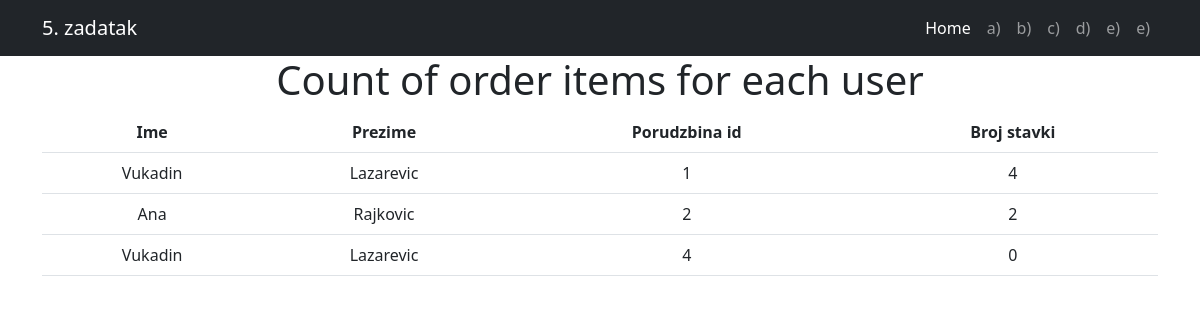
Page /peti_zadatak/countOfOrderItems.php on the committed database.
### tables this page shows
CREATE TABLE `orders` (
  `id` int(11) NOT NULL,
  `userId` int(11) NOT NULL,
  `value` float DEFAULT NULL,
  `dateCreate` datetime NOT NULL DEFAULT current_timestamp(),
  `dateEdit` datetime DEFAULT NULL
);

CREATE TABLE `users` (
  `id` int(11) NOT NULL,
  `ime` varchar(50) NOT NULL,
  `prezime` varchar(50) NOT NULL,
  `email` varchar(50) NOT NULL,
  `telefon` varchar(10) NOT NULL,
  `username` varchar(50) NOT NULL,
  `password` varchar(255) NOT NULL,
  `grad` varchar(50) NOT NULL,
  `postanski_broj` varchar(10) NOT NULL,
  `adresa` varchar(50) NOT NULL,
  `role` varchar(10) NOT NULL DEFAULT 'user',
  `last_login` datetime DEFAULT NULL
);

### peti_zadatak/countOfOrderItems.php (the view, shortened to what this page needs)
<?php
require_once "./connection/connection.php";
$query = 'SELECT
    users.ime AS ime,
    users.prezime AS prezime,
    orders.id AS porudzbina_id,
    COUNT(orderItems.id) AS broj_stavki
    FROM
        orders
    JOIN
        users ON orders.userId = users.id
    LEFT JOIN
        orderItems ON orders.id = orderItems.orderId
    GROUP BY
        orders.id
    ORDER BY
        orders.id;';
$result = $conn->query($query);
$users = $result->fetchAll();
?>
<!DOCTYPE html>
<html lang="en">
<head>
    <link rel="stylesheet" href="https://cdn.jsdelivr.net/npm/bootstrap@5.2.3/dist/css/bootstrap.min.css">
</head>
<body>
    <?php include __DIR__ . '/components/nav.php' ?>
    <div class="container text-center">
        <?php if (count($users) === 0) : ?>
            <div class="text-center mt-5">
                <h1>There is no users with order items</h1>
            </div>
        <?php else : ?>
            <h1 class="">Count of order items for each user</h1>
            <table class="table">
                <thead>
                    <tr>
                        <th>Ime</th>
                        <th>Prezime</th>
                        <th>Porudzbina id</th>
                        <th>Broj stavki</th>
                    </tr>
                </thead>
                <tbody>
                    <?php foreach ($users as $user) : ?>
                        <tr>
                            <td><?= $user->ime ?></td>
                            <td><?= $user->prezime ?></td>
                            <td><?= $user->porudzbina_id ?></td>
                            <td><?= $user->broj_stavki ?></td>
                        </tr>
                    <?php endforeach; ?>
                </tbody>
            </table>
        <?php endif; ?>
    </div>
</body>
</html>

### rows in the picture
orders: userId.ime "Vukadin", userId.prezime "Lazarevic", id "1", broj_stavki "4"
orders: userId.ime "Ana", userId.prezime "Rajkovic", id "2", broj_stavki "2"
orders: userId.ime "Vukadin", userId.prezime "Lazarevic", id "4", broj_stavki "0"
